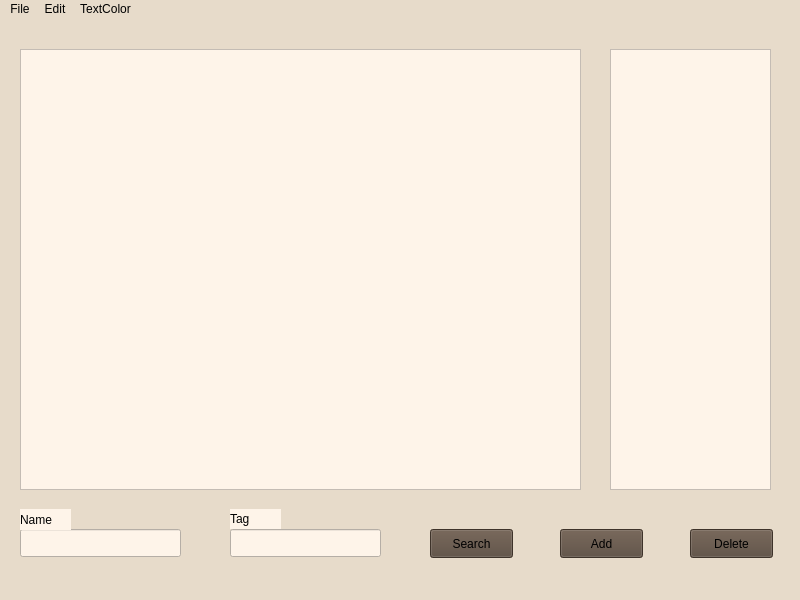
<?xml version="1.0" encoding="UTF-8"?>
<ui version="4.0">
 <class>Notepad</class>
 <widget class="QMainWindow" name="Notepad">
  <property name="geometry">
   <rect>
    <x>0</x>
    <y>0</y>
    <width>800</width>
    <height>600</height>
   </rect>
  </property>
  <property name="sizePolicy">
   <sizepolicy hsizetype="Fixed" vsizetype="Fixed">
    <horstretch>50</horstretch>
    <verstretch>50</verstretch>
   </sizepolicy>
  </property>
  <property name="minimumSize">
   <size>
    <width>800</width>
    <height>600</height>
   </size>
  </property>
  <property name="maximumSize">
   <size>
    <width>750</width>
    <height>600</height>
   </size>
  </property>
  <property name="windowTitle">
   <string>Notepad</string>
  </property>
  <property name="styleSheet">
   <string notr="true">background-color: rgb(231, 219, 202);</string>
  </property>
  <widget class="QWidget" name="centralwidget">
   <widget class="QTextEdit" name="TextWindow">
    <property name="geometry">
     <rect>
      <x>20</x>
      <y>30</y>
      <width>561</width>
      <height>441</height>
     </rect>
    </property>
    <property name="styleSheet">
     <string notr="true">background-color: rgb(254, 244, 233);</string>
    </property>
   </widget>
   <widget class="QLineEdit" name="Name">
    <property name="geometry">
     <rect>
      <x>20</x>
      <y>510</y>
      <width>161</width>
      <height>28</height>
     </rect>
    </property>
    <property name="styleSheet">
     <string notr="true">background-color: rgb(254, 244, 233);</string>
    </property>
   </widget>
   <widget class="QLineEdit" name="Tag">
    <property name="geometry">
     <rect>
      <x>230</x>
      <y>510</y>
      <width>151</width>
      <height>28</height>
     </rect>
    </property>
    <property name="styleSheet">
     <string notr="true">background-color: rgb(254, 244, 233);</string>
    </property>
   </widget>
   <widget class="QListWidget" name="ListW">
    <property name="geometry">
     <rect>
      <x>610</x>
      <y>30</y>
      <width>161</width>
      <height>441</height>
     </rect>
    </property>
    <property name="styleSheet">
     <string notr="true">background-color: rgb(254, 244, 233);</string>
    </property>
   </widget>
   <widget class="QPushButton" name="Delete">
    <property name="geometry">
     <rect>
      <x>690</x>
      <y>510</y>
      <width>83</width>
      <height>29</height>
     </rect>
    </property>
    <property name="styleSheet">
     <string notr="true">background-color: rgb(87, 72, 59);</string>
    </property>
    <property name="text">
     <string>Delete</string>
    </property>
   </widget>
   <widget class="QPushButton" name="Search">
    <property name="geometry">
     <rect>
      <x>430</x>
      <y>510</y>
      <width>83</width>
      <height>29</height>
     </rect>
    </property>
    <property name="styleSheet">
     <string notr="true">background-color: rgb(87, 72, 59);</string>
    </property>
    <property name="text">
     <string>Search</string>
    </property>
   </widget>
   <widget class="QLabel" name="label">
    <property name="geometry">
     <rect>
      <x>20</x>
      <y>490</y>
      <width>51</width>
      <height>21</height>
     </rect>
    </property>
    <property name="styleSheet">
     <string notr="true">background-color: rgb(254, 244, 233);</string>
    </property>
    <property name="text">
     <string>Name</string>
    </property>
   </widget>
   <widget class="QLabel" name="label_2">
    <property name="geometry">
     <rect>
      <x>230</x>
      <y>490</y>
      <width>51</width>
      <height>20</height>
     </rect>
    </property>
    <property name="styleSheet">
     <string notr="true">background-color: rgb(254, 244, 233);</string>
    </property>
    <property name="text">
     <string>Tag</string>
    </property>
   </widget>
   <widget class="QPushButton" name="Add">
    <property name="geometry">
     <rect>
      <x>560</x>
      <y>510</y>
      <width>83</width>
      <height>29</height>
     </rect>
    </property>
    <property name="styleSheet">
     <string notr="true">background-color: rgb(87, 72, 59);</string>
    </property>
    <property name="text">
     <string>Add</string>
    </property>
   </widget>
   <widget class="QWidget" name="gridLayoutWidget">
    <property name="geometry">
     <rect>
      <x>9</x>
      <y>9</y>
      <width>2</width>
      <height>2</height>
     </rect>
    </property>
    <layout class="QGridLayout" name="gridLayout"/>
   </widget>
  </widget>
  <widget class="QStatusBar" name="statusbar"/>
  <widget class="QMenuBar" name="menubar">
   <property name="geometry">
    <rect>
     <x>0</x>
     <y>0</y>
     <width>800</width>
     <height>25</height>
    </rect>
   </property>
   <widget class="QMenu" name="menuFile">
    <property name="title">
     <string>File</string>
    </property>
    <addaction name="actionExit"/>
   </widget>
   <widget class="QMenu" name="menuEdit">
    <property name="title">
     <string>Edit</string>
    </property>
    <addaction name="actionCopy"/>
    <addaction name="actionPaste"/>
    <addaction name="actionCut"/>
    <addaction name="actionUndo"/>
    <addaction name="actionRedo"/>
   </widget>
   <widget class="QMenu" name="menuTextColor">
    <property name="title">
     <string>TextColor</string>
    </property>
   </widget>
   <addaction name="menuFile"/>
   <addaction name="menuEdit"/>
   <addaction name="menuTextColor"/>
  </widget>
  <action name="actionExit">
   <property name="icon">
    <iconset>
     <activeon>:/imgs/Icons/Exit.jpg</activeon>
    </iconset>
   </property>
   <property name="text">
    <string>Exit</string>
   </property>
  </action>
  <action name="actionCopy">
   <property name="icon">
    <iconset>
     <normaloff>:/imgs/Icons/Copy.jpg</normaloff>:/imgs/Icons/Copy.jpg</iconset>
   </property>
   <property name="text">
    <string>Copy</string>
   </property>
  </action>
  <action name="actionPaste">
   <property name="icon">
    <iconset>
     <normaloff>:/imgs/Icons/Paste.jpg</normaloff>:/imgs/Icons/Paste.jpg</iconset>
   </property>
   <property name="text">
    <string>Paste</string>
   </property>
  </action>
  <action name="actionCut">
   <property name="icon">
    <iconset>
     <normaloff>:/imgs/Icons/Cut.jpg</normaloff>:/imgs/Icons/Cut.jpg</iconset>
   </property>
   <property name="text">
    <string>Cut</string>
   </property>
  </action>
  <action name="actionUndo">
   <property name="icon">
    <iconset>
     <normaloff>Icons/Undo.jpg</normaloff>Icons/Undo.jpg</iconset>
   </property>
   <property name="text">
    <string>Undo</string>
   </property>
  </action>
  <action name="actionRedo">
   <property name="icon">
    <iconset>
     <normalon>Icons/Rendo.jpg</normalon>
    </iconset>
   </property>
   <property name="text">
    <string>Redo</string>
   </property>
  </action>
 </widget>
 <resources/>
 <connections/>
</ui>
